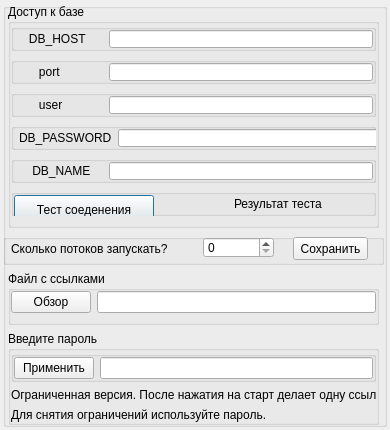
<?xml version="1.0" encoding="UTF-8"?>
<ui version="4.0">
 <class>WindowDialogSetting</class>
 <widget class="QDialog" name="WindowDialogSetting">
  <property name="windowModality">
   <enum>Qt::ApplicationModal</enum>
  </property>
  <property name="geometry">
   <rect>
    <x>0</x>
    <y>0</y>
    <width>390</width>
    <height>430</height>
   </rect>
  </property>
  <property name="sizePolicy">
   <sizepolicy hsizetype="Fixed" vsizetype="Fixed">
    <horstretch>0</horstretch>
    <verstretch>0</verstretch>
   </sizepolicy>
  </property>
  <property name="minimumSize">
   <size>
    <width>390</width>
    <height>430</height>
   </size>
  </property>
  <property name="maximumSize">
   <size>
    <width>390</width>
    <height>430</height>
   </size>
  </property>
  <property name="windowTitle">
   <string>Настройки</string>
  </property>
  <property name="modal">
   <bool>true</bool>
  </property>
  <layout class="QHBoxLayout" name="horizontalLayout_9">
   <property name="leftMargin">
    <number>3</number>
   </property>
   <property name="topMargin">
    <number>3</number>
   </property>
   <property name="rightMargin">
    <number>3</number>
   </property>
   <property name="bottomMargin">
    <number>3</number>
   </property>
   <item>
    <widget class="QGroupBox" name="groupBox">
     <property name="sizePolicy">
      <sizepolicy hsizetype="Preferred" vsizetype="Preferred">
       <horstretch>0</horstretch>
       <verstretch>0</verstretch>
      </sizepolicy>
     </property>
     <property name="title">
      <string/>
     </property>
     <widget class="QWidget" name="layoutWidget">
      <property name="geometry">
       <rect>
        <x>0</x>
        <y>1</y>
        <width>381</width>
        <height>421</height>
       </rect>
      </property>
      <layout class="QVBoxLayout" name="verticalLayout_5">
       <item>
        <layout class="QVBoxLayout" name="verticalLayout">
         <property name="leftMargin">
          <number>5</number>
         </property>
         <property name="rightMargin">
          <number>5</number>
         </property>
         <item>
          <widget class="QGroupBox" name="groupBox_2">
           <property name="title">
            <string>Доступ к базе</string>
           </property>
           <layout class="QVBoxLayout" name="verticalLayout_3">
            <property name="spacing">
             <number>6</number>
            </property>
            <property name="leftMargin">
             <number>0</number>
            </property>
            <property name="topMargin">
             <number>0</number>
            </property>
            <property name="rightMargin">
             <number>0</number>
            </property>
            <property name="bottomMargin">
             <number>9</number>
            </property>
            <item>
             <widget class="QGroupBox" name="groupBox_3">
              <property name="title">
               <string/>
              </property>
              <layout class="QHBoxLayout" name="horizontalLayout">
               <property name="leftMargin">
                <number>5</number>
               </property>
               <property name="topMargin">
                <number>0</number>
               </property>
               <property name="rightMargin">
                <number>0</number>
               </property>
               <property name="bottomMargin">
                <number>0</number>
               </property>
               <item>
                <widget class="QLabel" name="label">
                 <property name="text">
                  <string>   DB_HOST</string>
                 </property>
                </widget>
               </item>
               <item>
                <widget class="QLineEdit" name="lineEdit_db_host">
                 <property name="sizePolicy">
                  <sizepolicy hsizetype="Fixed" vsizetype="Fixed">
                   <horstretch>0</horstretch>
                   <verstretch>0</verstretch>
                  </sizepolicy>
                 </property>
                 <property name="minimumSize">
                  <size>
                   <width>264</width>
                   <height>0</height>
                  </size>
                 </property>
                </widget>
               </item>
              </layout>
             </widget>
            </item>
            <item>
             <widget class="QGroupBox" name="groupBox_4">
              <property name="title">
               <string/>
              </property>
              <layout class="QHBoxLayout" name="horizontalLayout_2">
               <property name="leftMargin">
                <number>5</number>
               </property>
               <property name="topMargin">
                <number>0</number>
               </property>
               <property name="rightMargin">
                <number>0</number>
               </property>
               <property name="bottomMargin">
                <number>0</number>
               </property>
               <item>
                <widget class="QLabel" name="label_2">
                 <property name="text">
                  <string>      port</string>
                 </property>
                </widget>
               </item>
               <item>
                <widget class="QLineEdit" name="lineEdit_db_port">
                 <property name="sizePolicy">
                  <sizepolicy hsizetype="Fixed" vsizetype="Fixed">
                   <horstretch>0</horstretch>
                   <verstretch>0</verstretch>
                  </sizepolicy>
                 </property>
                 <property name="minimumSize">
                  <size>
                   <width>264</width>
                   <height>0</height>
                  </size>
                 </property>
                </widget>
               </item>
              </layout>
             </widget>
            </item>
            <item>
             <widget class="QGroupBox" name="groupBox_5">
              <property name="title">
               <string/>
              </property>
              <layout class="QHBoxLayout" name="horizontalLayout_3">
               <property name="leftMargin">
                <number>5</number>
               </property>
               <property name="topMargin">
                <number>0</number>
               </property>
               <property name="rightMargin">
                <number>0</number>
               </property>
               <property name="bottomMargin">
                <number>0</number>
               </property>
               <item>
                <widget class="QLabel" name="label_3">
                 <property name="lineWidth">
                  <number>1</number>
                 </property>
                 <property name="midLineWidth">
                  <number>0</number>
                 </property>
                 <property name="text">
                  <string>      user</string>
                 </property>
                 <property name="wordWrap">
                  <bool>false</bool>
                 </property>
                 <property name="margin">
                  <number>0</number>
                 </property>
                 <property name="openExternalLinks">
                  <bool>false</bool>
                 </property>
                </widget>
               </item>
               <item>
                <widget class="QLineEdit" name="lineEdit_db_user">
                 <property name="sizePolicy">
                  <sizepolicy hsizetype="Fixed" vsizetype="Fixed">
                   <horstretch>0</horstretch>
                   <verstretch>0</verstretch>
                  </sizepolicy>
                 </property>
                 <property name="minimumSize">
                  <size>
                   <width>264</width>
                   <height>0</height>
                  </size>
                 </property>
                </widget>
               </item>
              </layout>
             </widget>
            </item>
            <item>
             <widget class="QGroupBox" name="groupBox_6">
              <property name="title">
               <string/>
              </property>
              <layout class="QHBoxLayout" name="horizontalLayout_4">
               <property name="leftMargin">
                <number>5</number>
               </property>
               <property name="topMargin">
                <number>0</number>
               </property>
               <property name="rightMargin">
                <number>0</number>
               </property>
               <property name="bottomMargin">
                <number>0</number>
               </property>
               <item>
                <widget class="QLabel" name="label_4">
                 <property name="text">
                  <string>DB_PASSWORD</string>
                 </property>
                </widget>
               </item>
               <item>
                <widget class="QLineEdit" name="lineEdit_db_password">
                 <property name="sizePolicy">
                  <sizepolicy hsizetype="Fixed" vsizetype="Fixed">
                   <horstretch>0</horstretch>
                   <verstretch>0</verstretch>
                  </sizepolicy>
                 </property>
                 <property name="minimumSize">
                  <size>
                   <width>264</width>
                   <height>0</height>
                  </size>
                 </property>
                </widget>
               </item>
              </layout>
             </widget>
            </item>
            <item>
             <widget class="QGroupBox" name="groupBox_7">
              <property name="title">
               <string/>
              </property>
              <layout class="QHBoxLayout" name="horizontalLayout_5">
               <property name="leftMargin">
                <number>5</number>
               </property>
               <property name="topMargin">
                <number>0</number>
               </property>
               <property name="rightMargin">
                <number>0</number>
               </property>
               <property name="bottomMargin">
                <number>0</number>
               </property>
               <item>
                <widget class="QLabel" name="label_5">
                 <property name="text">
                  <string>    DB_NAME</string>
                 </property>
                </widget>
               </item>
               <item>
                <widget class="QLineEdit" name="lineEdit_db_name">
                 <property name="sizePolicy">
                  <sizepolicy hsizetype="Fixed" vsizetype="Fixed">
                   <horstretch>0</horstretch>
                   <verstretch>0</verstretch>
                  </sizepolicy>
                 </property>
                 <property name="minimumSize">
                  <size>
                   <width>264</width>
                   <height>0</height>
                  </size>
                 </property>
                </widget>
               </item>
              </layout>
             </widget>
            </item>
            <item>
             <widget class="QGroupBox" name="groupBox_8">
              <property name="sizePolicy">
               <sizepolicy hsizetype="Preferred" vsizetype="Preferred">
                <horstretch>0</horstretch>
                <verstretch>0</verstretch>
               </sizepolicy>
              </property>
              <property name="title">
               <string/>
              </property>
              <layout class="QHBoxLayout" name="horizontalLayout_6" stretch="0,0">
               <property name="spacing">
                <number>80</number>
               </property>
               <property name="sizeConstraint">
                <enum>QLayout::SetDefaultConstraint</enum>
               </property>
               <property name="leftMargin">
                <number>0</number>
               </property>
               <property name="topMargin">
                <number>0</number>
               </property>
               <property name="rightMargin">
                <number>0</number>
               </property>
               <property name="bottomMargin">
                <number>0</number>
               </property>
               <item>
                <widget class="QPushButton" name="btn_test_db">
                 <property name="sizePolicy">
                  <sizepolicy hsizetype="Minimum" vsizetype="Preferred">
                   <horstretch>0</horstretch>
                   <verstretch>0</verstretch>
                  </sizepolicy>
                 </property>
                 <property name="minimumSize">
                  <size>
                   <width>0</width>
                   <height>30</height>
                  </size>
                 </property>
                 <property name="baseSize">
                  <size>
                   <width>0</width>
                   <height>30</height>
                  </size>
                 </property>
                 <property name="cursor">
                  <cursorShape>PointingHandCursor</cursorShape>
                 </property>
                 <property name="text">
                  <string>Тест соеденения</string>
                 </property>
                </widget>
               </item>
               <item>
                <widget class="QLabel" name="label_test_db">
                 <property name="text">
                  <string>Результат теста</string>
                 </property>
                </widget>
               </item>
              </layout>
             </widget>
            </item>
           </layout>
          </widget>
         </item>
        </layout>
       </item>
       <item>
        <widget class="QGroupBox" name="groupBox_12">
         <property name="title">
          <string/>
         </property>
         <widget class="QPushButton" name="btn_save_total_threds">
          <property name="geometry">
           <rect>
            <x>290</x>
            <y>3</y>
            <width>75</width>
            <height>23</height>
           </rect>
          </property>
          <property name="text">
           <string>Сохранить</string>
          </property>
         </widget>
         <widget class="QSpinBox" name="tredsSpinBox">
          <property name="geometry">
           <rect>
            <x>200</x>
            <y>3</y>
            <width>71</width>
            <height>21</height>
           </rect>
          </property>
         </widget>
         <widget class="QLabel" name="label_6">
          <property name="geometry">
           <rect>
            <x>7</x>
            <y>3</y>
            <width>159</width>
            <height>23</height>
           </rect>
          </property>
          <property name="text">
           <string>Сколько потоков запускать?</string>
          </property>
          <property name="margin">
           <number>2</number>
          </property>
          <property name="indent">
           <number>1</number>
          </property>
         </widget>
        </widget>
       </item>
       <item>
        <layout class="QVBoxLayout" name="verticalLayout_4">
         <property name="leftMargin">
          <number>5</number>
         </property>
         <property name="rightMargin">
          <number>5</number>
         </property>
         <item>
          <widget class="QGroupBox" name="groupBox_9">
           <property name="title">
            <string>Файл с ссылками</string>
           </property>
           <layout class="QHBoxLayout" name="horizontalLayout_7">
            <property name="leftMargin">
             <number>0</number>
            </property>
            <property name="topMargin">
             <number>0</number>
            </property>
            <property name="rightMargin">
             <number>0</number>
            </property>
            <property name="bottomMargin">
             <number>9</number>
            </property>
            <item>
             <widget class="QPushButton" name="btn_find_file">
              <property name="cursor">
               <cursorShape>PointingHandCursor</cursorShape>
              </property>
              <property name="text">
               <string>Обзор</string>
              </property>
             </widget>
            </item>
            <item>
             <widget class="QLineEdit" name="lineEdit_find_file"/>
            </item>
           </layout>
          </widget>
         </item>
         <item>
          <widget class="QGroupBox" name="groupBox_10">
           <property name="title">
            <string>Введите пароль</string>
           </property>
           <layout class="QVBoxLayout" name="verticalLayout_2">
            <property name="leftMargin">
             <number>0</number>
            </property>
            <property name="topMargin">
             <number>0</number>
            </property>
            <property name="rightMargin">
             <number>0</number>
            </property>
            <property name="bottomMargin">
             <number>0</number>
            </property>
            <item>
             <widget class="QGroupBox" name="groupBox_11">
              <property name="title">
               <string/>
              </property>
              <layout class="QHBoxLayout" name="horizontalLayout_8">
               <property name="leftMargin">
                <number>0</number>
               </property>
               <property name="topMargin">
                <number>0</number>
               </property>
               <property name="rightMargin">
                <number>0</number>
               </property>
               <property name="bottomMargin">
                <number>0</number>
               </property>
               <item>
                <widget class="QPushButton" name="pushButton_parser_password">
                 <property name="cursor">
                  <cursorShape>PointingHandCursor</cursorShape>
                 </property>
                 <property name="text">
                  <string>Применить</string>
                 </property>
                </widget>
               </item>
               <item>
                <widget class="QLineEdit" name="lineEdit_parser_password"/>
               </item>
              </layout>
             </widget>
            </item>
            <item>
             <widget class="QLabel" name="label_7">
              <property name="text">
               <string>Ограниченная версия. После нажатия на старт делает одну ссылку.</string>
              </property>
              <property name="margin">
               <number>3</number>
              </property>
             </widget>
            </item>
            <item>
             <widget class="QLabel" name="label_8">
              <property name="sizePolicy">
               <sizepolicy hsizetype="Preferred" vsizetype="Preferred">
                <horstretch>0</horstretch>
                <verstretch>0</verstretch>
               </sizepolicy>
              </property>
              <property name="text">
               <string>Для снятия ограничений используйте пароль.</string>
              </property>
              <property name="margin">
               <number>3</number>
              </property>
             </widget>
            </item>
           </layout>
          </widget>
         </item>
        </layout>
       </item>
      </layout>
     </widget>
    </widget>
   </item>
  </layout>
 </widget>
 <resources/>
 <connections/>
</ui>
